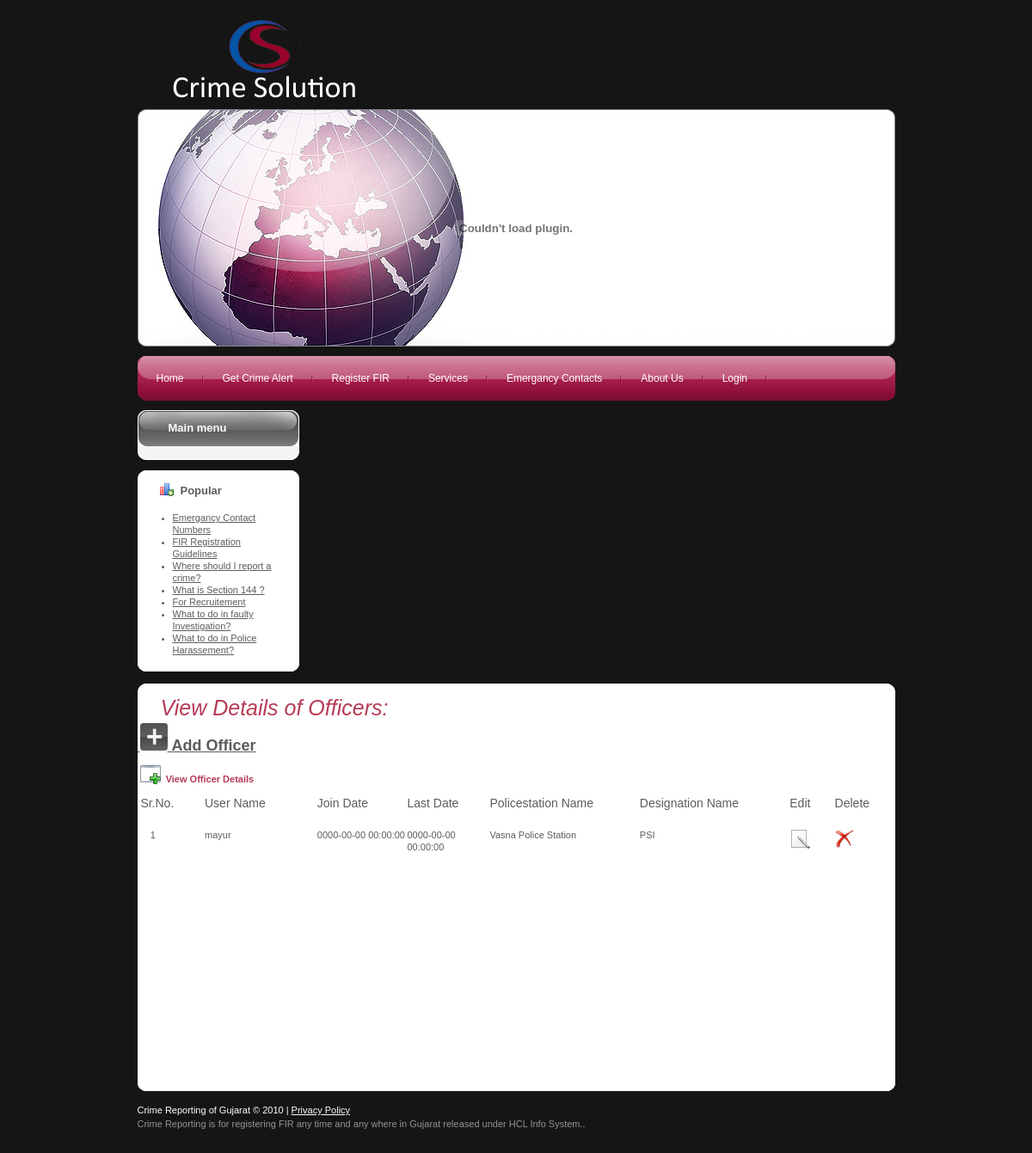
Page /viewofficer.php on the earlier database version.
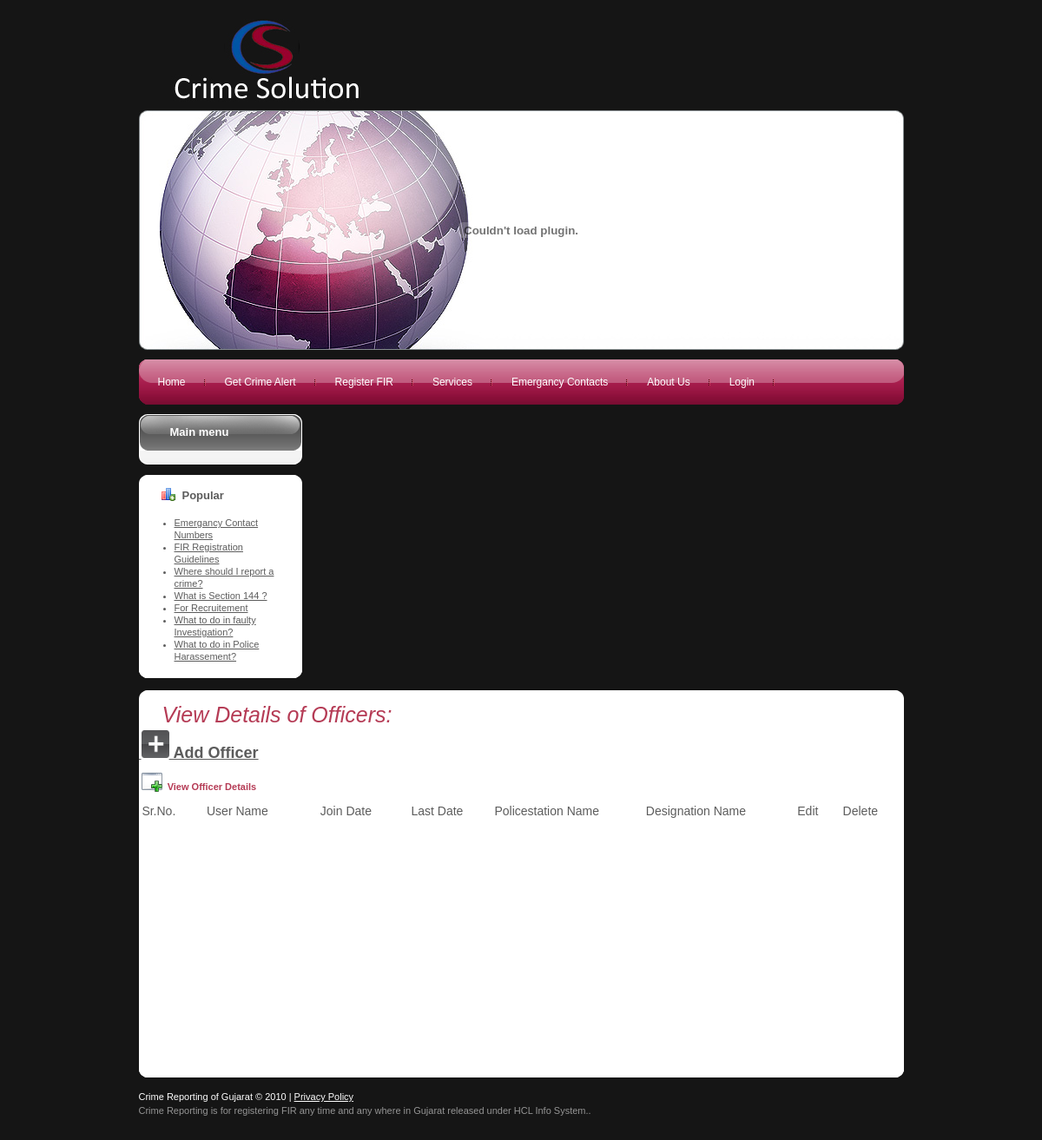
Same page on the later database version.
### tables this page shows
CREATE TABLE `mstr_officer` (
  `username` varchar(45) NOT NULL,
  `Jdate` datetime NOT NULL,
  `Ldate` datetime NOT NULL,
  `desi_id` int(10) unsigned NOT NULL,
  `poilcestation_id` int(10) unsigned NOT NULL,
  KEY `FK_mstr_officer_1` (`username`),
  KEY `FK_mstr_officer_2` (`desi_id`),
  KEY `FK_mstr_officer_3` (`poilcestation_id`),
  CONSTRAINT `FK_mstr_officer_1` FOREIGN KEY (`username`) REFERENCES `mstr_login` (`username`),
  CONSTRAINT `FK_mstr_officer_2` FOREIGN KEY (`desi_id`) REFERENCES `mstr_designation` (`desi_id`),
  CONSTRAINT `FK_mstr_officer_3` FOREIGN KEY (`poilcestation_id`) REFERENCES `mstr_policestation` (`poilcestation_id`)
);

CREATE TABLE `mstr_policestation` (
  `poilcestation_id` int(10) unsigned NOT NULL auto_increment,
  `area_id` int(10) unsigned NOT NULL,
  `address` varchar(255) NOT NULL,
  `contact_no` int(10) unsigned NOT NULL,
  `Email_id` varchar(255) NOT NULL,
  `contact_person` varchar(45) NOT NULL,
  `starting_date` datetime NOT NULL,
  `policestation_name` varchar(45) NOT NULL,
  `city_id` int(10) unsigned NOT NULL,
  PRIMARY KEY  (`poilcestation_id`),
  KEY `FK_mstr_policestation_1` (`area_id`),
  KEY `FK_mstr_policestation_2` (`city_id`),
  CONSTRAINT `FK_mstr_policestation_1` FOREIGN KEY (`area_id`) REFERENCES `mstr_area` (`area_id`),
  CONSTRAINT `FK_mstr_policestation_2` FOREIGN KEY (`city_id`) REFERENCES `mstr_city` (`city_id`)
);

CREATE TABLE `mstr_designation` (
  `desi_id` int(10) unsigned NOT NULL auto_increment,
  `desi_name` varchar(45) NOT NULL,
  PRIMARY KEY  (`desi_id`)
);

### viewofficer.php (the view, shortened to what this page needs)
<?php
include("header.php");
include("sidebar.php");
$selectAllUserQuery = "select * from mstr_officer mo,mstr_designation md,mstr_policestation mp where                        mo.poilcestation_id=mp.poilcestation_id and mo.desi_id=md.desi_id";
$resultSet = mysql_query($selectAllUserQuery) or die(mysql_error());
?>
<div id="content">
  <div class="clear">
	<div id="container" class="wrapper-container">
       <div class="corner-top-left">
       <div class="corner-top-right">
       <div class="corner-bottom-left">
       <div class="corner-bottom-right">
      <h1><span class="componentheading"><em>View Details of Officers: </em></span></h1>
      <p><a href="officerdetail.php">&nbsp;<img src="images/addButton.png" /><span class="style5">&nbsp;Add Officer</span></a>
        </strong></p>
      <table width="99%">
        <tr>
          <th height="38" colspan="8" align="left" class="first"><span class="rowBorder">&nbsp;<img src="images/view.png" align="absbottom"/><span class="highlight">&nbsp; View Officer Details</span></span></th>
        </tr>
        <tr>
          	<td width="9%" height="37"><span class="style4 tableHeading style2">&nbsp;Sr.No.</span></td>
			<td width="15%"><span class="style4 tableHeading style2">User Name </span></td>
			<td width="12%"><span class="style4 tableHeading style2">Join Date </span>	</td>
			<td width="11%"><span class="style4 tableHeading style2">Last Date </span></td>
			<td width="20%"><span class="style4 tableHeading style2">Policestation Name</span></td>
			<td width="20%"><span class="style4 tableHeading style2">Designation Name </span></td>
			<td width="6%"><span class="style4 tableHeading style2">Edit </span></td>
			<td width="7%"><span class="style4 tableHeading style2">Delete </span></td>
        </tr>
        <?php
	$i=1;
	while($record = mysql_fetch_array($resultSet))
	{
	?>
	<tr>
		<td>&nbsp;&nbsp;&nbsp;&nbsp;
		<?php echo $i++;?></td>
		<td><?php echo $record["username"];?></td>
		<td><?php echo $record["Jdate"];?></td>
		<td><?php echo $record["Ldate"];?></td>
		<td><?php echo $record["policestation_name"];?></td>
		<td><?php echo $record["desi_name"];?></td>
		<td><a href="editofficer1.php?username=<?php echo $record["username"];?>"><img title="Edit crime type" src="images/edit.png"  /></a></td>
	    <td><a href="deleteofficer.php?username=<?php echo $record["username"];?>"> <img title="Delete crime type Details" src="images/delete.png" /></a></td>
  </tr>
<?php
}
?>
</table>
<p>&nbsp;</p>
      <p>&nbsp;</p>
      <p>&nbsp;</p>
      <p>&nbsp;</p>
      <p>&nbsp;</p>
      <p>&nbsp;</p>
      <p>&nbsp;</p>
      <p>&nbsp;</p>
      <p>&nbsp;</p>
      <p>&nbsp;</p>
       </div>
       </div>
	</div>
	</div>
	</div>
<?php include("footer.php");?>

Differences in the rows shown:
removed mstr_officer: username "mayur", Jdate "0000-00-00 00:00:00", Ldate "0000-00-00 00:00:00", poilcestation.policestation_name "Vasna Police Station", desi.desi_name "PSI"
